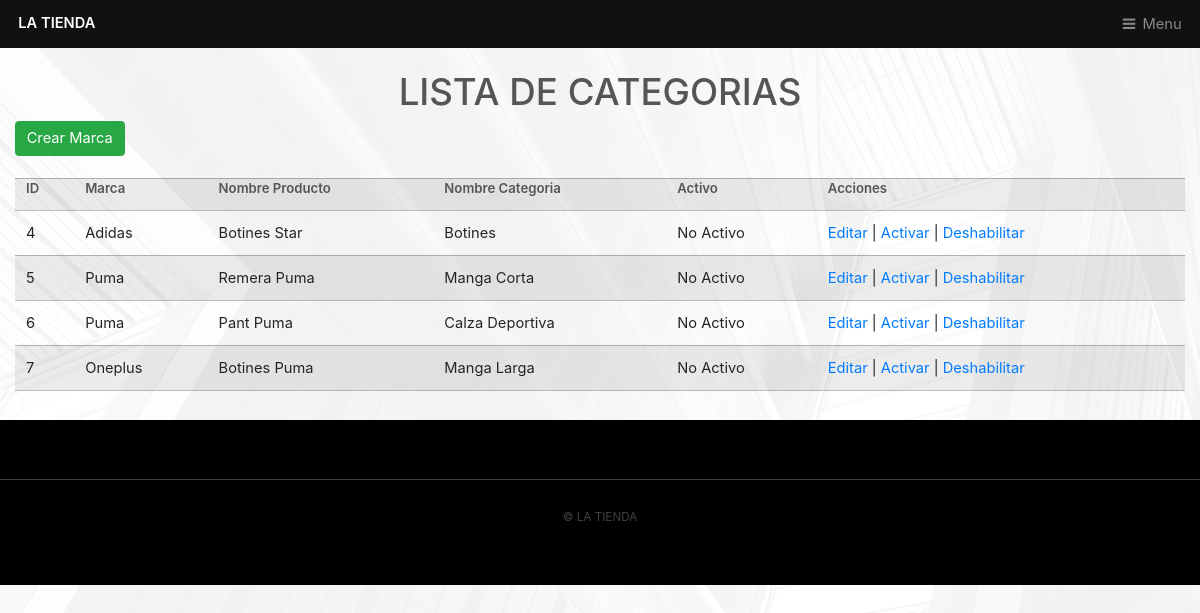
The app's page /_admin/lista_categoria.php with its own data.
### tables this page shows
CREATE TABLE `categoria` (
  `idCategoria` int(10) UNSIGNED NOT NULL,
  `Producto_Marca_idMarca` int(10) UNSIGNED NOT NULL,
  `Producto_idProducto` int(10) UNSIGNED NOT NULL,
  `Nombre` varchar(20) DEFAULT NULL,
  `Activo` int(11) DEFAULT NULL,
  `id_padre` int(11) DEFAULT NULL
);

CREATE TABLE `marca` (
  `idMarca` int(10) UNSIGNED NOT NULL,
  `Nombre` varchar(15) DEFAULT NULL,
  `Activo` int(10) UNSIGNED DEFAULT NULL
);

CREATE TABLE `producto` (
  `idProducto` int(10) UNSIGNED NOT NULL,
  `Marca_idMarca` int(10) UNSIGNED NOT NULL,
  `Nombre` varchar(15) NOT NULL,
  `Precio` int(11) NOT NULL,
  `Imagen` varchar(150) DEFAULT NULL,
  `Activo` int(10) UNSIGNED DEFAULT NULL,
  `Destacado` int(10) UNSIGNED DEFAULT NULL
);

### _admin/lista_categoria.php (the view, shortened to what this page needs)
<!DOCTYPE html>
<html lang="en" dir="ltr">
  <head>
  </head>
  <body>
    <?php require_once('../inc/headerCMS.php'); ?>
    <section id="container">
<br>
      <h1 style="text-align:center">Lista de Categorias</h1>
      <div class="mx-3">
      <a href="registro_categoria.php" class="btn btn-success" role="button">Crear Marca</a>
      </div>
      <br>
<div class="col-lg-12">
      <table>
        <tr>
          <th>ID</th>
          <th>Marca</th>
          <th>Nombre Producto</th>
          <th>Nombre Categoria</th>
          <th>Activo</th>
          <th>Acciones</th>
        </tr>
        <?php
        $query = "SELECT c.idCategoria, c.Producto_Marca_idMarca, c.Producto_idProducto, c.Nombre, c.Activo, m.idMarca, p.idProducto,
                         m.Nombre, p.Nombre
                  FROM categoria c
                  INNER JOIN marca m ON c.Producto_Marca_idMarca = m.idMarca
                  INNER JOIN producto p ON c.Producto_idProducto = p.idProducto
                  ORDER BY c.idCategoria ASC";
        $categorias = $con->query($query);
        $count = $categorias->rowCount();
        if($count <> 0){
          while ($data = $categorias->fetch(PDO::FETCH_NUM)) {?>
            <tr>
              <td><?php echo $data[0]; ?></td>
              <td><?php echo $data[7]; ?></td>
              <td><?php echo $data[8]; ?></td>
              <td><?php echo $data[3]; ?></td>
              <?php if ($data[4] == 1){
                $activo = "Activo";
              }else{
                $activo = "No Activo";
              }  ?>
              <td><?php echo $activo; ?></td>
              <td>
                <a class="link_edit" href="editar_categoria.php?id=<?php echo $data[0]; ?>">Editar</a>
                |
                <a class="link_delete" href="habilitar_confirmar_categoria.php?id=<?php echo $data[0]; ?>">Activar</a>
                |
                <a class="link_delete" href="eliminar_confirmar_categoria.php?id=<?php echo $data[0]; ?>">Deshabilitar</a>
              </td>
            </tr>
            <?php
          }
        }
         ?>
      </table>
</div>
    </section>
    <?php include "inc/footer.php" ?>
  </body>
</html>

### records on screen
categoria: idCategoria "4", marca.Nombre "Adidas", producto.Nombre "Botines Star", Nombre "Botines", Activo "No Activo"
categoria: idCategoria "5", marca.Nombre "Puma", producto.Nombre "Remera Puma", Nombre "Manga Corta", Activo "No Activo"
categoria: idCategoria "6", marca.Nombre "Puma", producto.Nombre "Pant Puma", Nombre "Calza Deportiva", Activo "No Activo"
categoria: idCategoria "7", marca.Nombre "Oneplus", producto.Nombre "Botines Puma", Nombre "Manga Larga", Activo "No Activo"
